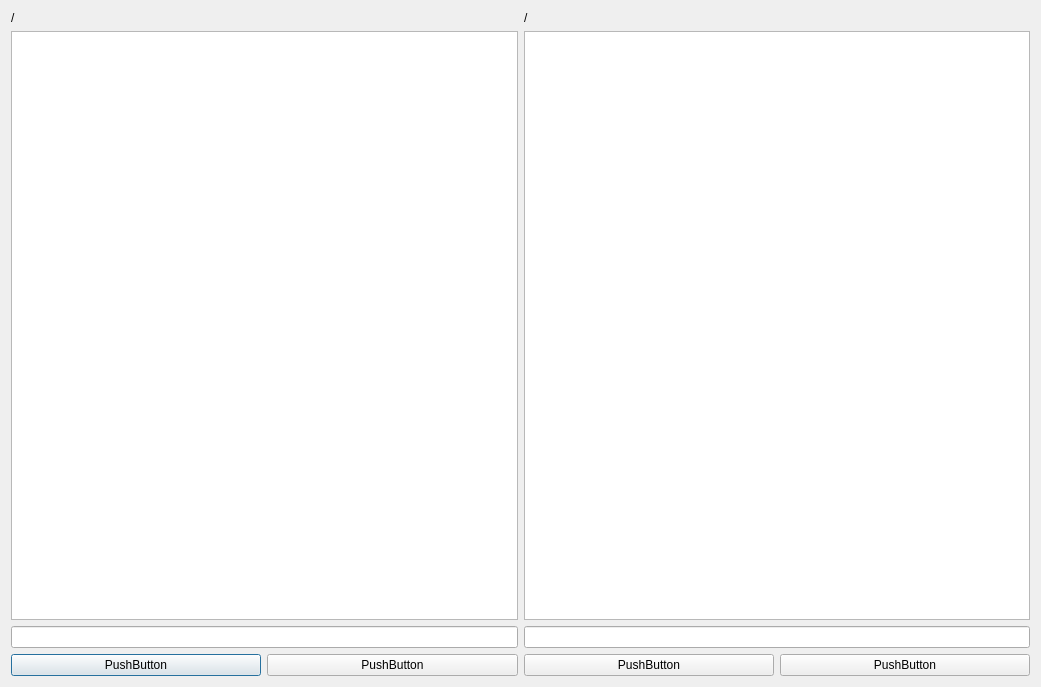
<?xml version="1.0" encoding="UTF-8"?>
<ui version="4.0">
 <class>Dialog</class>
 <widget class="QDialog" name="Dialog">
  <property name="geometry">
   <rect>
    <x>0</x>
    <y>0</y>
    <width>1041</width>
    <height>687</height>
   </rect>
  </property>
  <property name="windowTitle">
   <string>Dialog</string>
  </property>
  <layout class="QGridLayout" name="gridLayout">
   <item row="1" column="1">
    <widget class="QTableWidget" name="tableWidgetRight">
     <property name="selectionBehavior">
      <enum>QAbstractItemView::SelectRows</enum>
     </property>
     <property name="sortingEnabled">
      <bool>true</bool>
     </property>
     <attribute name="horizontalHeaderShowSortIndicator" stdset="0">
      <bool>true</bool>
     </attribute>
     <attribute name="verticalHeaderVisible">
      <bool>false</bool>
     </attribute>
    </widget>
   </item>
   <item row="0" column="0">
    <widget class="QLabel" name="pathRight">
     <property name="frameShadow">
      <enum>QFrame::Plain</enum>
     </property>
     <property name="text">
      <string>/</string>
     </property>
    </widget>
   </item>
   <item row="3" column="0" colspan="2">
    <layout class="QHBoxLayout" name="horizontalLayout">
     <item>
      <widget class="QPushButton" name="pushButton_4">
       <property name="text">
        <string>PushButton</string>
       </property>
      </widget>
     </item>
     <item>
      <widget class="QPushButton" name="pushButton_3">
       <property name="text">
        <string>PushButton</string>
       </property>
      </widget>
     </item>
     <item>
      <widget class="QPushButton" name="pushButton_2">
       <property name="text">
        <string>PushButton</string>
       </property>
      </widget>
     </item>
     <item>
      <widget class="QPushButton" name="pushButton">
       <property name="text">
        <string>PushButton</string>
       </property>
      </widget>
     </item>
    </layout>
   </item>
   <item row="2" column="0">
    <widget class="QLineEdit" name="lineEditCmdRight"/>
   </item>
   <item row="0" column="1">
    <widget class="QLabel" name="pathLeft">
     <property name="text">
      <string>/</string>
     </property>
    </widget>
   </item>
   <item row="1" column="0">
    <widget class="QTableWidget" name="tableWidgetLeft">
     <property name="selectionBehavior">
      <enum>QAbstractItemView::SelectRows</enum>
     </property>
     <property name="sortingEnabled">
      <bool>true</bool>
     </property>
     <property name="cornerButtonEnabled">
      <bool>true</bool>
     </property>
     <attribute name="verticalHeaderVisible">
      <bool>false</bool>
     </attribute>
    </widget>
   </item>
   <item row="2" column="1">
    <widget class="QLineEdit" name="lineEditCmdLeft"/>
   </item>
  </layout>
 </widget>
 <tabstops>
  <tabstop>tableWidgetLeft</tabstop>
  <tabstop>lineEditCmdRight</tabstop>
  <tabstop>tableWidgetRight</tabstop>
  <tabstop>lineEditCmdLeft</tabstop>
  <tabstop>pushButton_4</tabstop>
  <tabstop>pushButton_3</tabstop>
  <tabstop>pushButton_2</tabstop>
  <tabstop>pushButton</tabstop>
 </tabstops>
 <resources/>
 <connections/>
</ui>
